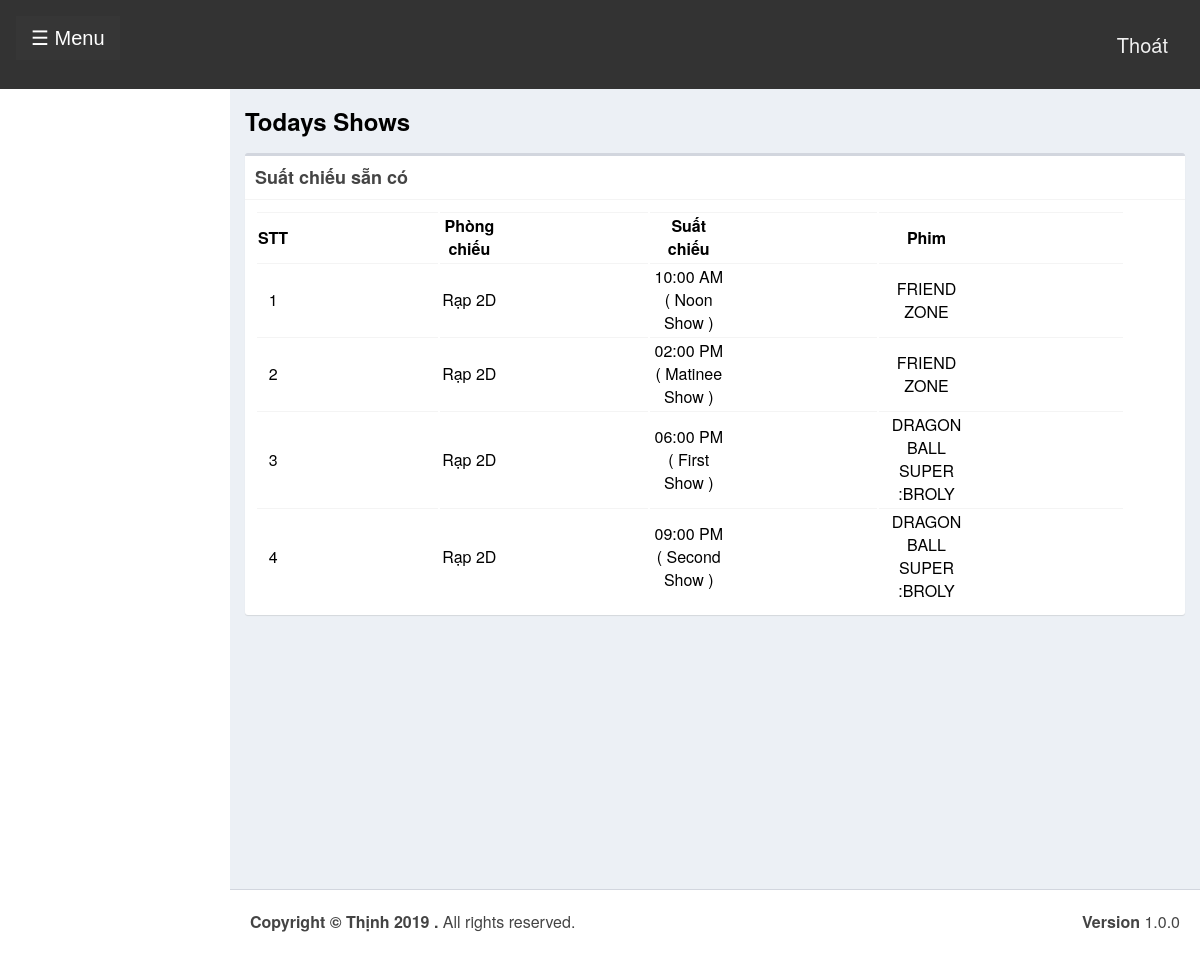
The app's page /cinema/pages/shows_today.php (signed in) with its own data.
### tables this page shows
CREATE TABLE `shows` (
  `s_id` int(11) NOT NULL AUTO_INCREMENT,
  `st_id` int(11) NOT NULL COMMENT 'show time id',
  `cinema_id` int(11) NOT NULL,
  `movie_id` int(11) NOT NULL,
  `start_date` date NOT NULL,
  `status` int(11) NOT NULL COMMENT '1 means show available',
  `r_status` int(11) NOT NULL,
  PRIMARY KEY (`s_id`)
);

CREATE TABLE `screens`(
	`screen_id` int(11) NOT NULL AUTO_INCREMENT,
    `cinema_id` int(11) NOT NULL,
    `screen_name` varchar(20) NOT NULL,
    `seats` int(11) NOT NULL COMMENT 'number of seats',
    `charge` int(11) NOT NULL COMMENT 'fee',
    PRIMARY KEY(`screen_id`)
);

CREATE TABLE `show_time` (
  `st_id` int(11) NOT NULL AUTO_INCREMENT,
  `screen_id` int(11) NOT NULL,
  `name` varchar(40) NOT NULL COMMENT 'noon,second,etc',
  `start_time` time NOT NULL,
  PRIMARY KEY (`st_id`)
);

CREATE TABLE `movie` (
  `movie_id` int(11) NOT NULL AUTO_INCREMENT,
  `cinema_id` int(11) NOT NULL COMMENT 'cinema id',
  `movie_name` varchar(1000) NOT NULL,
  `cast` varchar(500) NOT NULL,
  `description` varchar(1000) NOT NULL,
  `release_date` date NOT NULL,
  `image` varchar(200) NOT NULL,
  `video_url` varchar(200) NOT NULL,
  `status` int(1) NOT NULL COMMENT '0 means active ',
  PRIMARY KEY (`movie_id`)
);

### cinema/pages/shows_today.php (the view, shortened to what this page needs)
<?php
include('header.php');
?>
<link rel="stylesheet" type="text/css" href="../css/style_index.css">
  <div class="content-wrapper">
    <section class="content-header">
      <h1>
        Todays Shows
      </h1>
    </section>
    <section class="content">
      <div class="box">
         <div class="box-header with-border">
              <h3 class="box-title">Suất chiếu sẵn có</h3>
            </div>
        <div class="box-body">
          <?php
          $sw=mysqli_query($con,"SELECT * FROM shows WHERE st_id IN(SELECT st_id FROM show_time WHERE screen_id IN(SELECT screen_id FROM  screens WHERE cinema_id='".$_SESSION['cinema']."')) and status='1' and r_status='1'");
          if(mysqli_num_rows($sw))
          {?>
            <table class="table">
              <th class="col-md-1">
                STT
              </th>
              <th class="col-md-2">
                Phòng chiếu
              </th>
              <th class="col-md-3">
                Suất chiếu
              </th>
              <th class="col-md-3">
                Phim
              </th>
              <?php
              $sl=1;
              while($shows=mysqli_fetch_array($sw))
              {
                ?>
                <tr>
                  <td>
                    <?php echo $sl; $sl++;?>
                  </td>
                  <?php
                  $st=mysqli_query($con,"SELECT * FROM show_time WHERE st_id='".$shows['st_id']."'");
                  $show_time=mysqli_fetch_array($st);
                  $sr=mysqli_query($con,"SELECT * FROM screens WHERE screen_id='".$show_time['screen_id']."'");
                  $screen=mysqli_fetch_array($sr);
                  $mv=mysqli_query($con,"SELECT * FROM movie WHERE movie_id='".$shows['movie_id']."'");
                  $movie=mysqli_fetch_array($mv);
                  ?>
                  <td>
                    <?php echo $screen['screen_name'];?>
                  </td>
                  <td>
                    <?php echo date('h:i A',strtotime($show_time['start_time']))." ( ".$show_time['name']." Show )";?>
                  </td>
                  <td>
                    <?php echo $movie['movie_name'];?>
                  </td>
                </tr>
                <?php
              }
              ?>
            </table>
            <?php
          }
          else
          {
            ?>
            <h3>Trống</h3>
            <?php
          }
          ?>
        </div>
      </div>
    </section>
  </div>
  <?php
include('footer.php');
?>

### cinema/css/style.css (style rules this page uses)
body { font-family: "Helvetica Neue", Verdana, Arial, sans-serif; }
body { margin: 0; font-family: "Helvetica Neue", Verdana, Arial, sans-serif; }

### cinema/pages/shows_today.php (style rules this page uses)
table,tr,th,td { text-align: center; padding-right: 50px; }
th,td { padding-right: 150px; }

### records on screen
shows: screens.screen_name "Rạp 2D", st.start_time "10:00 AM", st.name "Noon", movie.movie_name "FRIEND ZONE"
shows: screens.screen_name "Rạp 2D", st.start_time "02:00 PM", st.name "Matinee", movie.movie_name "FRIEND ZONE"
shows: screens.screen_name "Rạp 2D", st.start_time "06:00 PM", st.name "First", movie.movie_name "DRAGON BALL SUPER :BROLY"
shows: screens.screen_name "Rạp 2D", st.start_time "09:00 PM", st.name "Second", movie.movie_name "DRAGON BALL SUPER :BROLY"
